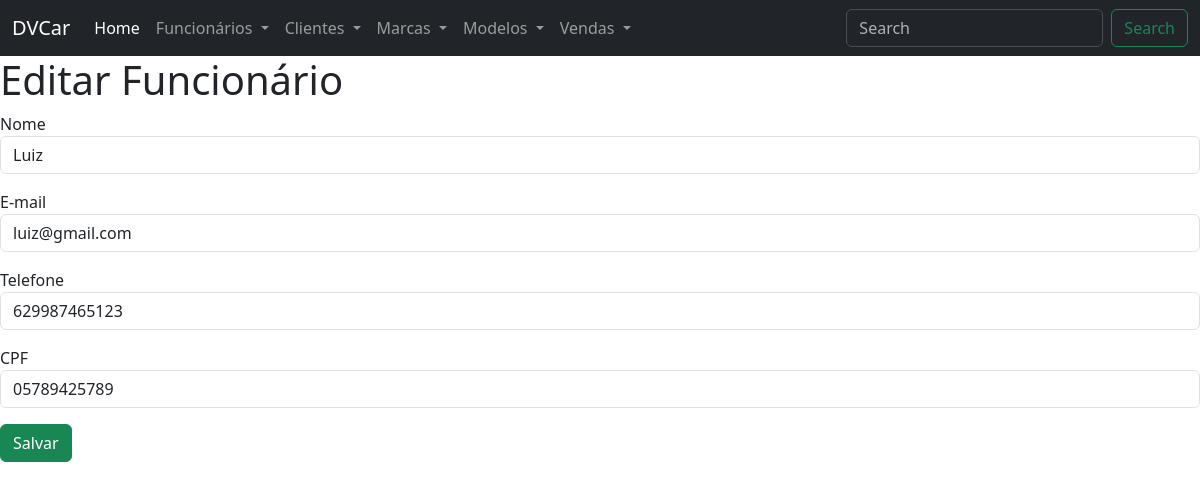
The app's page /projeto/index.php?page=editar-funcionario.php&id_funcionario=2 with its own data.
### tables this page shows
CREATE TABLE `funcionario` (
  `id_funcionario` int(11) NOT NULL,
  `nome_funcionario` varchar(100) NOT NULL,
  `email_funcionario` varchar(100) DEFAULT NULL,
  `fone_funcionario` varchar(20) DEFAULT NULL,
  `cpf_funcionario` char(11) DEFAULT NULL
);

### projeto/editar-funcionario.php (the view, shortened to what this page needs)
<h1>Editar Funcionário</h1>
<?php
include_once("config.php");
$sql = "SELECT * FROM funcionario WHERE id_funcionario=".$_REQUEST["id_funcionario"];
$res = $conn->query($sql);
$row = $res->fetch_object();
?>
<form action="?page=salvar-funcionario.php" method="POST">
    <div class="mb-3">
        <label>Nome</label>
        <input type="text" name="nome_funcionario" class="form-control" value="<?php print $row->nome_funcionario; ?>" required>
    </div>
    <div class="mb-3">
        <label>E-mail</label>
        <input type="email" name="email_funcionario" class="form-control" value="<?php print $row->email_funcionario; ?>" required>
    </div>
    <div class="mb-3">
        <label>Telefone</label>
        <input type="text" name="fone_funcionario" class="form-control" value="<?php print $row->fone_funcionario; ?>">
    </div>
    <div class="mb-3">
        <label>CPF</label>
        <input type="text" name="cpf_funcionario" class="form-control" value="<?php print $row->cpf_funcionario; ?>">
    </div>
    <div class="mb-3">
        <button type="submit" class="btn btn-success">Salvar</button>
    </div>
</form>

### records on screen
funcionario: nome_funcionario "Luiz", email_funcionario "luiz@gmail.com", fone_funcionario "629987465123", cpf_funcionario "05789425789"
